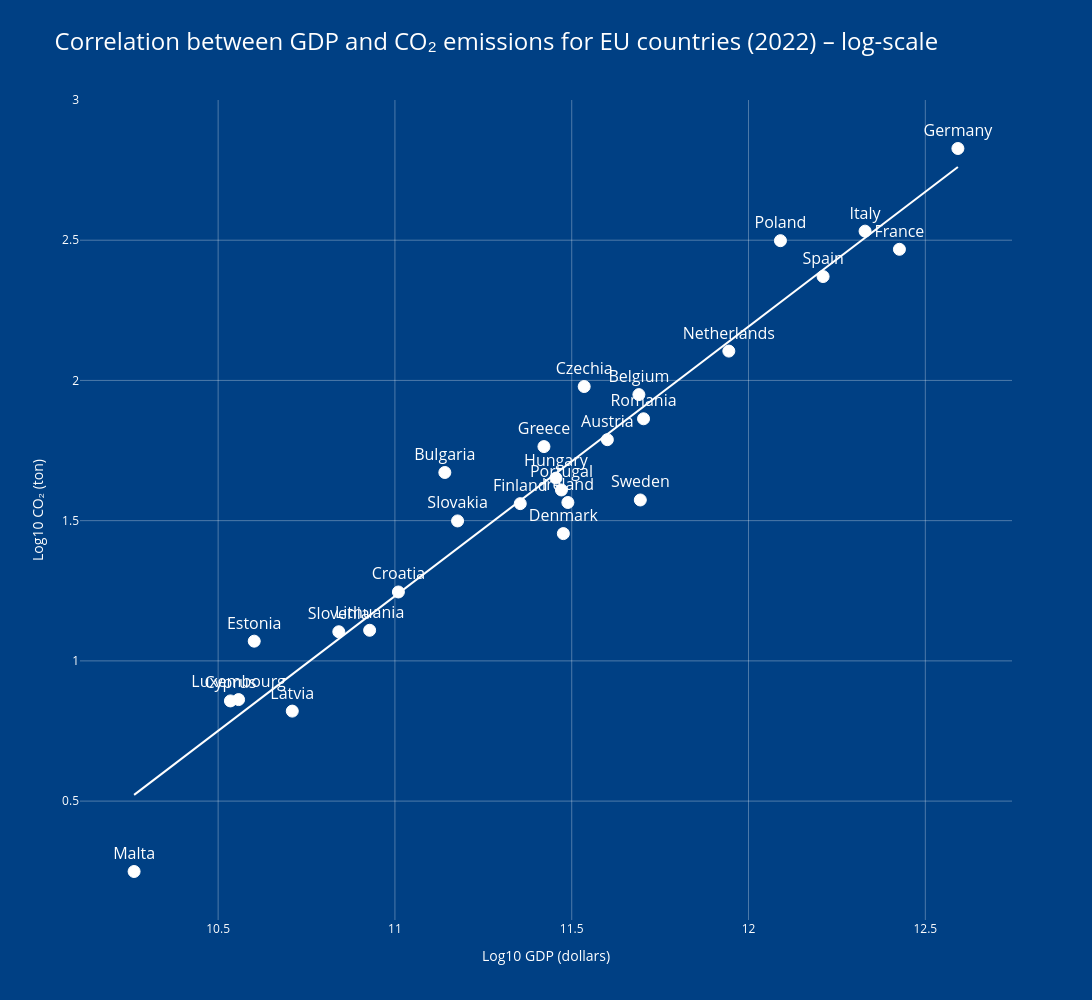

The notebook cell saved with this chart:
### Markdown cell above
The ability to invest varies significantly across the continent. The **Correlation between GDP and CO2 emissions for EU Countries (2022)** scatterplot with a trendline clearly illustrates that wealthier countries such as Germany, Spain, Italy, and France tend to have higher overall CO2 emissions, reflecting a historical link between economic development and carbon intensity (Apeti et al., 2025). Conversely, countries with lower GDPs, like Austria, Greece, Slovakia, and Estonia, generally show lower emissions.

### Code cell
import pandas as pd
import numpy as np
import plotly.express as px

# 1) Data inladen en filteren
url = 'https://raw.githubusercontent.com/owid/co2-data/master/owid-co2-data.csv'
df = pd.read_csv(url)
df = df[df['year'] == 2022]
eu_countries = [
    'Austria', 'Belgium', 'Bulgaria', 'Croatia', 'Cyprus', 'Czechia',
    'Denmark', 'Estonia', 'Finland', 'France', 'Germany', 'Greece',
    'Hungary', 'Ireland', 'Italy', 'Latvia', 'Lithuania', 'Luxembourg',
    'Malta', 'Netherlands', 'Poland', 'Portugal', 'Romania',
    'Slovakia', 'Slovenia', 'Spain', 'Sweden'
]
df = df[df['country'].isin(eu_countries)].dropna(subset=['gdp', 'co2'])

# 2) Log-transformatie
df['log_gdp'] = np.log10(df['gdp'])
df['log_co2'] = np.log10(df['co2'])

# 3) Maak interactieve scatter met regressielijn
fig = px.scatter(
    df,
    x='log_gdp',
    y='log_co2',
    text='country',
    trendline='ols',
    trendline_color_override='white',
    title='Correlation between GDP and CO₂ emissions for EU countries (2022) – log-scale',
    labels={'log_gdp':'Log10 GDP (dollars)', 'log_co2':'Log10 CO₂ (ton)'},
    width=1600,
    height=1000
)

# 4) Marker-punten wít maken
fig.update_traces(
    marker=dict(color='white', size=12, line=dict(color='white', width=1)),
    selector=lambda trace: 'markers' in trace.mode
)

# 5) Landnamen in geel en nét boven de stip zetten
fig.update_traces(
    textfont=dict(color="#FFFFFF", size=16),
    textposition='top center',
    selector=lambda trace: 'text' in trace.mode
)

# 6) Styling: donkerblauwe ondergrond en witte assen/grid/tekst
fig.update_layout(
    paper_bgcolor='#004084',
    plot_bgcolor='#004084',
    font_color='white',
    title_font_size=24
)

fig.update_xaxes(
    showgrid=True,
    gridcolor='rgba(255,255,255,0.3)',
    zerolinecolor='white',
    tickfont_color='white',
    title_font_color='white'
)
fig.update_yaxes(
    showgrid=True,
    gridcolor='rgba(255,255,255,0.3)',
    zerolinecolor='white',
    tickfont_color='white',
    title_font_color='white'
)

fig.show()

### Figure 1 — Plotly figure (JSON) as saved in the notebook; plotly's stock layout.template omitted (floating-point values rounded to 4 significant figures)
{"data": [{"hovertemplate": "Log10 GDP (dollars)=%{x}<br>Log10 CO₂ (ton)=%{y}<br>country=%{text}<extra></extra>", "legendgroup": "", "marker": {"color": "white", "line": {"color": "white", "width": 1}, "size": 12, "symbol": "circle"}, "mode": "markers+text", "name": "", "orientation": "v", "showlegend": false, "text": ["Austria", "Belgium", "Bulgaria", "Croatia", "Cyprus", "Czechia", "Denmark", "Estonia", "Finland", "France", "Germany", "Greece", "Hungary", "Ireland", "Italy", "Latvia", "Lithuania", "Luxembourg", "Malta", "Netherlands", "Poland", "Portugal", "Romania", "Slovakia", "Slovenia", "Spain", "Sweden"], "textfont": {"color": "#FFFFFF", "size": 16}, "textposition": "top center", "type": "scatter", "x": [11.6, 11.69, 11.14, 11.01, 10.53, 11.54, 11.48, 10.6, 11.35, 12.43, 12.59, 11.42, 11.46, 11.49, 12.33, 10.71, 10.93, 10.56, 10.26, 11.94, 12.09, 11.47, 11.7, 11.18, 10.84, 12.21, 11.69], "xaxis": "x", "y": [1.789, 1.949, 1.672, 1.246, 0.8572, 1.978, 1.454, 1.07, 1.561, 2.468, 2.827, 1.764, 1.652, 1.565, 2.532, 0.8209, 1.109, 0.862, 0.249, 2.105, 2.498, 1.609, 1.863, 1.499, 1.104, 2.37, 1.574], "yaxis": "y"}, {"hovertemplate": "<b>OLS trendline</b><br>log_co2 = 0.96101 * log_gdp + -9.34011<br>R<sup>2</sup>=0.938736<br><br>Log10 GDP (dollars)=%{x}<br>Log10 CO₂ (ton)=%{y} <b>(trend)</b><extra></extra>", "legendgroup": "", "line": {"color": "white"}, "marker": {"color": "#636efa", "symbol": "circle"}, "mode": "lines", "name": "", "showlegend": false, "type": "scatter", "x": [10.26, 10.53, 10.56, 10.6, 10.71, 10.84, 10.93, 11.01, 11.14, 11.18, 11.35, 11.42, 11.46, 11.47, 11.48, 11.49, 11.54, 11.6, 11.69, 11.69, 11.7, 11.94, 12.09, 12.21, 12.33, 12.43, 12.59], "xaxis": "x", "y": [0.5221, 0.7839, 0.8061, 0.8486, 0.952, 1.078, 1.162, 1.24, 1.367, 1.401, 1.572, 1.636, 1.669, 1.684, 1.689, 1.701, 1.745, 1.808, 1.894, 1.898, 1.907, 2.138, 2.279, 2.395, 2.509, 2.602, 2.761], "yaxis": "y"}], "layout": {"font": {"color": "white"}, "height": 1000, "legend": {"tracegroupgap": 0}, "paper_bgcolor": "#004084", "plot_bgcolor": "#004084", "title": {"font": {"size": 24}, "text": "Correlation between GDP and CO₂ emissions for EU countries (2022) – log-scale"}, "width": 1600, "xaxis": {"anchor": "y", "domain": [0, 1], "gridcolor": "rgba(255,255,255,0.3)", "showgrid": true, "tickfont": {"color": "white"}, "title": {"font": {"color": "white"}, "text": "Log10 GDP (dollars)"}, "zerolinecolor": "white"}, "yaxis": {"anchor": "x", "domain": [0, 1], "gridcolor": "rgba(255,255,255,0.3)", "showgrid": true, "tickfont": {"color": "white"}, "title": {"font": {"color": "white"}, "text": "Log10 CO₂ (ton)"}, "zerolinecolor": "white"}}}
